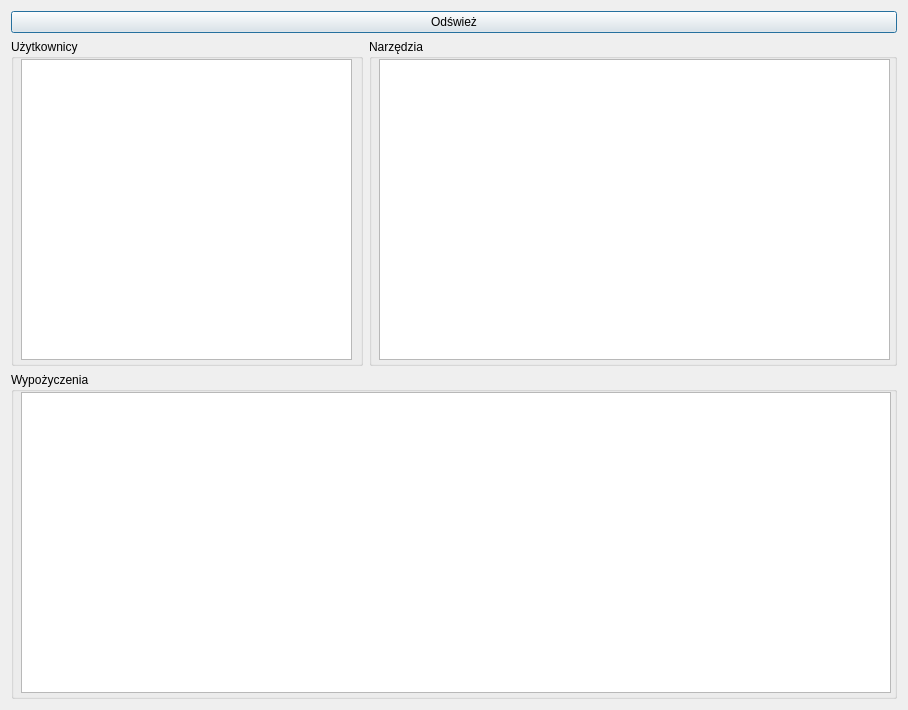
<?xml version="1.0" encoding="UTF-8"?>
<ui version="4.0">
 <class>BrowseDbDialog</class>
 <widget class="QDialog" name="BrowseDbDialog">
  <property name="geometry">
   <rect>
    <x>0</x>
    <y>0</y>
    <width>908</width>
    <height>710</height>
   </rect>
  </property>
  <property name="windowTitle">
   <string>Baza wypożyczeń</string>
  </property>
  <layout class="QGridLayout" name="gridLayout_3">
   <item row="2" column="3">
    <layout class="QHBoxLayout" name="transactions">
     <item>
      <widget class="QGroupBox" name="box3">
       <property name="title">
        <string>Wypożyczenia</string>
       </property>
       <widget class="QTableView" name="transactionsTable">
        <property name="geometry">
         <rect>
          <x>10</x>
          <y>20</y>
          <width>870</width>
          <height>301</height>
         </rect>
        </property>
        <property name="sortingEnabled">
         <bool>true</bool>
        </property>
       </widget>
      </widget>
     </item>
    </layout>
   </item>
   <item row="1" column="3">
    <layout class="QVBoxLayout" name="usersAndDevices_2" stretch="0">
     <item>
      <layout class="QHBoxLayout" name="horizontalLayout" stretch="2,3">
       <item>
        <widget class="QGroupBox" name="box1">
         <property name="sizePolicy">
          <sizepolicy hsizetype="Preferred" vsizetype="Preferred">
           <horstretch>0</horstretch>
           <verstretch>0</verstretch>
          </sizepolicy>
         </property>
         <property name="title">
          <string>Użytkownicy</string>
         </property>
         <widget class="QTableView" name="usersTable">
          <property name="geometry">
           <rect>
            <x>10</x>
            <y>20</y>
            <width>331</width>
            <height>301</height>
           </rect>
          </property>
          <property name="sizePolicy">
           <sizepolicy hsizetype="Expanding" vsizetype="Expanding">
            <horstretch>1</horstretch>
            <verstretch>1</verstretch>
           </sizepolicy>
          </property>
          <property name="sortingEnabled">
           <bool>true</bool>
          </property>
         </widget>
        </widget>
       </item>
       <item>
        <widget class="QGroupBox" name="box2">
         <property name="title">
          <string>Narzędzia</string>
         </property>
         <widget class="QTableView" name="devicesTable">
          <property name="geometry">
           <rect>
            <x>10</x>
            <y>20</y>
            <width>511</width>
            <height>301</height>
           </rect>
          </property>
          <property name="sizePolicy">
           <sizepolicy hsizetype="Expanding" vsizetype="Expanding">
            <horstretch>0</horstretch>
            <verstretch>0</verstretch>
           </sizepolicy>
          </property>
          <property name="sortingEnabled">
           <bool>true</bool>
          </property>
         </widget>
        </widget>
       </item>
      </layout>
     </item>
    </layout>
   </item>
   <item row="0" column="3">
    <widget class="QPushButton" name="refreshButton">
     <property name="text">
      <string>Odśwież</string>
     </property>
    </widget>
   </item>
  </layout>
  <action name="actionRefresh">
   <property name="icon">
    <iconset>
     <normaloff>images/restart.png</normaloff>images/restart.png</iconset>
   </property>
   <property name="text">
    <string>Refresh</string>
   </property>
  </action>
 </widget>
 <resources/>
 <connections/>
</ui>
